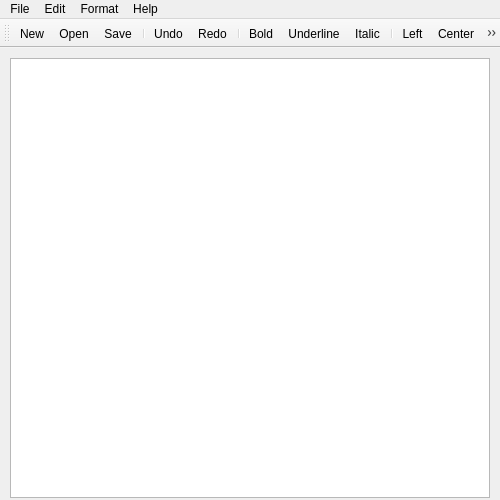
<?xml version="1.0" encoding="UTF-8"?>
<ui version="4.0">
 <class>MainWindow</class>
 <widget class="QMainWindow" name="MainWindow">
  <property name="enabled">
   <bool>true</bool>
  </property>
  <property name="geometry">
   <rect>
    <x>0</x>
    <y>0</y>
    <width>500</width>
    <height>500</height>
   </rect>
  </property>
  <property name="windowTitle">
   <string>MainWindow</string>
  </property>
  <widget class="QWidget" name="centralwidget">
   <widget class="QTextEdit" name="textEdit">
    <property name="geometry">
     <rect>
      <x>10</x>
      <y>10</y>
      <width>480</width>
      <height>440</height>
     </rect>
    </property>
   </widget>
  </widget>
  <widget class="QMenuBar" name="menuBar">
   <property name="geometry">
    <rect>
     <x>0</x>
     <y>0</y>
     <width>500</width>
     <height>24</height>
    </rect>
   </property>
   <widget class="QMenu" name="menuFile">
    <property name="title">
     <string>File</string>
    </property>
    <addaction name="actionNew"/>
    <addaction name="separator"/>
    <addaction name="actionOpen"/>
    <addaction name="actionSave"/>
    <addaction name="actionSave_As"/>
    <addaction name="separator"/>
    <addaction name="actionExport_PDF"/>
    <addaction name="separator"/>
    <addaction name="actionExit"/>
   </widget>
   <widget class="QMenu" name="menuEdit">
    <property name="title">
     <string>Edit</string>
    </property>
    <addaction name="actionUndo"/>
    <addaction name="actionRedo"/>
    <addaction name="separator"/>
    <addaction name="actionCopy"/>
    <addaction name="actionCut"/>
    <addaction name="actionPaste"/>
   </widget>
   <widget class="QMenu" name="menuFormat">
    <property name="title">
     <string>Format</string>
    </property>
    <addaction name="actionBold"/>
    <addaction name="actionItalic"/>
    <addaction name="actionUnderline"/>
    <addaction name="separator"/>
    <addaction name="actionLeft"/>
    <addaction name="actionRight"/>
    <addaction name="actionCenter"/>
    <addaction name="separator"/>
    <addaction name="actionFont"/>
    <addaction name="actionColor"/>
   </widget>
   <widget class="QMenu" name="menuHelp">
    <property name="title">
     <string>Help</string>
    </property>
    <addaction name="actionAbout"/>
   </widget>
   <addaction name="menuFile"/>
   <addaction name="menuEdit"/>
   <addaction name="menuFormat"/>
   <addaction name="menuHelp"/>
  </widget>
  <widget class="QToolBar" name="toolBar">
   <property name="windowTitle">
    <string>toolBar</string>
   </property>
   <attribute name="toolBarArea">
    <enum>TopToolBarArea</enum>
   </attribute>
   <attribute name="toolBarBreak">
    <bool>false</bool>
   </attribute>
   <addaction name="actionNew"/>
   <addaction name="actionOpen"/>
   <addaction name="actionSave"/>
   <addaction name="separator"/>
   <addaction name="actionUndo"/>
   <addaction name="actionRedo"/>
   <addaction name="separator"/>
   <addaction name="actionBold"/>
   <addaction name="actionUnderline"/>
   <addaction name="actionItalic"/>
   <addaction name="separator"/>
   <addaction name="actionLeft"/>
   <addaction name="actionCenter"/>
   <addaction name="actionRight"/>
   <addaction name="separator"/>
   <addaction name="actionFont"/>
   <addaction name="actionColor"/>
   <addaction name="separator"/>
  </widget>
  <action name="actionNew">
   <property name="text">
    <string>New</string>
   </property>
  </action>
  <action name="actionOpen">
   <property name="text">
    <string>Open</string>
   </property>
  </action>
  <action name="actionSave">
   <property name="text">
    <string>Save</string>
   </property>
  </action>
  <action name="actionSave_As">
   <property name="text">
    <string>Save As</string>
   </property>
  </action>
  <action name="actionExport_PDF">
   <property name="text">
    <string>Export PDF</string>
   </property>
  </action>
  <action name="actionExit">
   <property name="text">
    <string>Exit</string>
   </property>
  </action>
  <action name="actionCopy">
   <property name="text">
    <string>Copy</string>
   </property>
  </action>
  <action name="actionCut">
   <property name="text">
    <string>Cut</string>
   </property>
  </action>
  <action name="actionPaste">
   <property name="text">
    <string>Paste</string>
   </property>
  </action>
  <action name="actionUndo">
   <property name="text">
    <string>Undo</string>
   </property>
  </action>
  <action name="actionRedo">
   <property name="text">
    <string>Redo</string>
   </property>
  </action>
  <action name="actionBold">
   <property name="text">
    <string>Bold</string>
   </property>
  </action>
  <action name="actionItalic">
   <property name="text">
    <string>Italic</string>
   </property>
  </action>
  <action name="actionUnderline">
   <property name="text">
    <string>Underline</string>
   </property>
  </action>
  <action name="actionLeft">
   <property name="text">
    <string>Left</string>
   </property>
  </action>
  <action name="actionRight">
   <property name="text">
    <string>Right</string>
   </property>
  </action>
  <action name="actionCenter">
   <property name="text">
    <string>Center</string>
   </property>
  </action>
  <action name="actionFont">
   <property name="text">
    <string>Font</string>
   </property>
  </action>
  <action name="actionColor">
   <property name="text">
    <string>Color</string>
   </property>
  </action>
  <action name="actionAbout">
   <property name="text">
    <string>About</string>
   </property>
  </action>
 </widget>
 <resources/>
 <connections/>
</ui>
